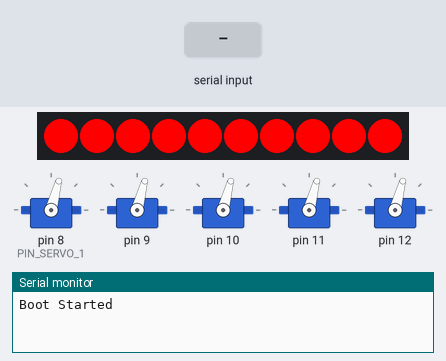
Simulated run of this sketch. Board: Arduino Uno, built with avr-gcc and run on an emulated ATmega328P. Shown: 5 × servo, 10 RGB LEDs in strip order, left to right, the last lines printed to the serial monitor. The inputs (shaded band) are chosen by the test bench. Dim RGB values are drawn brighter than linear.

Above: at 1.2 s.
1.3 s: "1\n" received over Serial
At 2.2 s:
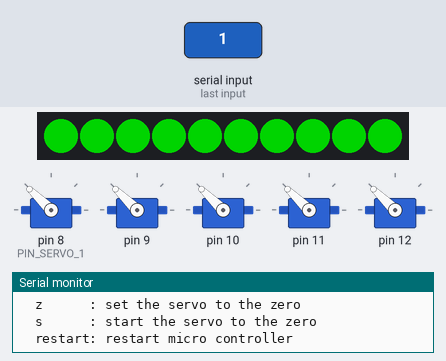
3.9 s: "z\n" received over Serial
At 4.7 s:
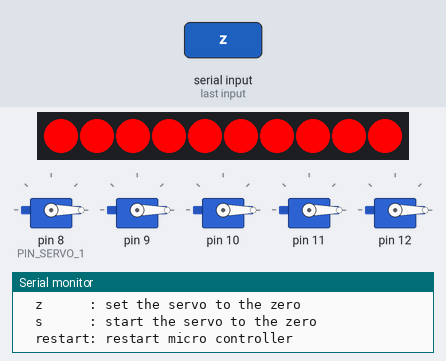
5.4 s: "restart\n" received over Serial
At 6.76 s:
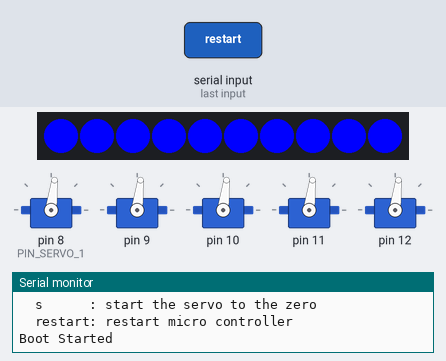
Timing chart, 0 to 12.9 s (numbered marks = the images above; inputs shaded):
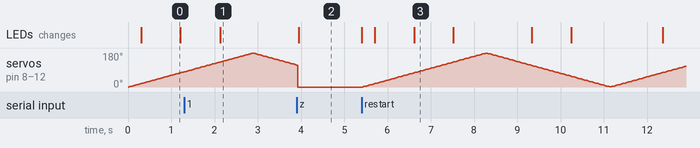

The sketch:

focus_displayer.ino
```cpp
#include <Servo.h>
#include <FastLED.h>


#define PIN_SERVO_1 8
#define PIN_LED0  7

#define NO_SERVOS (5)
Servo myservos[NO_SERVOS];

#define NO_LEDS (10)
CRGB leds[NO_LEDS];

/**
 * BROWN  = GROUND
 * RED    = 5V
 * ORANGE = signal (pwm)
 */

static int glb_zero_pause = false;
void(*resetFunc) (void) = 0;


void loop_serial() {
  // ===============
  // serial business
  if (Serial.available() > 0) {
    String command = Serial.readStringUntil(10);
    if (command.equals("restart")) {
      Serial.end();  //clears the serial monitor  if used
      resetFunc();
      delay(1000);
    } else if (command.startsWith("z")) {
      glb_zero_pause = true;
    } else if (command.startsWith("s")) {
      glb_zero_pause = false;
    } else {
        Serial.println("commands: ");
        Serial.println("  z      : set the servo to the zero");
        Serial.println("  s      : start the servo to the zero");
        Serial.println("  restart: restart micro controller");
        Serial.flush();
    }
  }
}


void setup() {
  Serial.begin(115200);
  Serial.println("Boot Started");

  for (int s = 0; s < NO_SERVOS; s ++) {
    myservos[s].attach(PIN_SERVO_1+s);
  }

  FastLED.addLeds<WS2812B, PIN_LED0, GRB >(leds, NO_LEDS);


}

void loop() {
  static int dir  = 1;
  static int pos = 0;

  loop_serial();

  for (int s = 0; s < NO_SERVOS; s++) {
    myservos[s].write(pos);              // tell servo to go to position in variable 'pos'
  }
  delay(15);                       // waits 15ms for the servo to reach the position

  if (glb_zero_pause) {
    pos = 0;
    dir = 1;
  } else {
      pos += dir;
    if (pos > 180) {
      dir = -1;
      pos -= 2;
    } else if (pos < 0) {
      dir = 1;
      pos += 2;

    }
  }

  // -----------
  // LEDS
//  static uint8_t hue = 0;
//  leds[0] = CHSV(hue,255,255);
//  leds[1] = CHSV(hue+127,255,255);
//  hue ++;
//  if (hue > 255) hue = 0;
//
  for (int led = 0; led < NO_LEDS; led++) {
    if (pos < 60) {
      leds[led] = CRGB::Red;
    } else if (pos > 120) {
      leds[led] = CRGB::Green;
    } else {
      leds[led] = CRGB::Blue;
    }
  }


  FastLED.show();

}
```

Measured:
- after the input at 5.4 s, the LEDs: first change at once (image 3 shows a later state)
